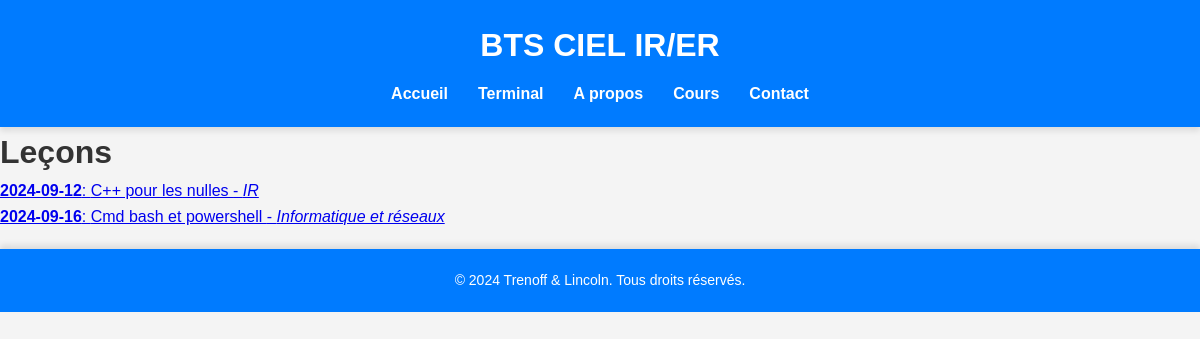
Screenshot of /learning_redirect with the database file from the repository.
### webapp/py/model.py (models this page shows, shortened)
class Cour(db.Model):
    id = db.Column(db.Integer, primary_key=True)
    date = db.Column(db.Date, nullable=False)
    nomCour = db.Column(db.String(255), nullable=False)
    matiere = db.Column(db.String(50), nullable=False)
    mainChemin = db.Column(db.String(200), nullable=False)
    idf = db.Column(db.String(100), nullable=False)

### webapp/learning_routes.py (the view)
@learning_bp.route('/learning_redirect')
def learning_redirect():
    cours = Cour().query.all()
    return render_template('learning/learning_main.html', lessons=cours)

### webapp/app.py (called while the page is built)
@app.context_processor
def inject_functions():
    return dict(what_day_month=what_day_month)

### webapp/templates/learning/learning_main.html
{% extends "base.html" %}
{% block content %}
<h1>Leçons</h1>
<ul>
    {% if lessons %}
        {% for lesson in lessons %}
            <li>
                <a href="{{ url_for("learning." + lesson.idf) }}"><strong>{{ lesson.date }}</strong>: {{ lesson.nomCour }} - <em>{{ lesson.matiere }}</em></a>
            </li>
        {% endfor %}
    {% else %}
        <li>Aucune leçon disponible.</li>
    {% endif %}
</ul>
{% endblock %}

### webapp/static/base_style.css (style rules this page uses)
* { margin: 0; padding: 0; box-sizing: border-box; font-family: 'Arial', sans-serif; }
body { line-height: 1.6; background: #f4f4f4; color: #333; }

### rows the page displays
Cour: date "2024-09-12", nomCour "C++ pour les nulles", matiere "IR"
Cour: date "2024-09-16", nomCour "Cmd bash et powershell", matiere "Informatique et réseaux"
